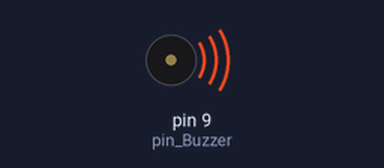
Bench run of a sketch on a simulated Arduino Uno, built with avr-gcc and run on an emulated ATmega328P. Parts: buzzer (waves = sounding).

Above: at 0.5 s.
At 5.0 s:
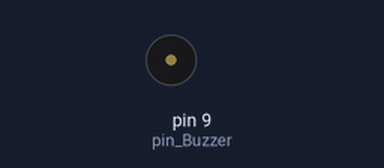
Timing chart, 0 to 6.9 s (numbered marks = the images above):
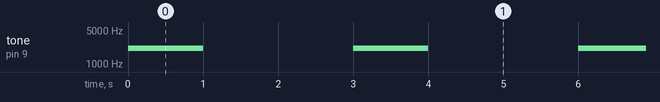

The sketch:

beep.ino
```cpp
int pin_Buzzer = 9;

void setup() {
  // put your setup code here, to run once:
  pinMode(pin_Buzzer, OUTPUT);
}

void loop() {
  // put your main code here, to run repeatedly:
  tone(pin_Buzzer, 2093);
  delay(1000);
  noTone(pin_Buzzer);
  delay(2000);
}
```

Measured:
- by itself, tone on pin 9 (pin_Buzzer): alternates 2093 Hz for 1.0 s and silent for 2.0 s
